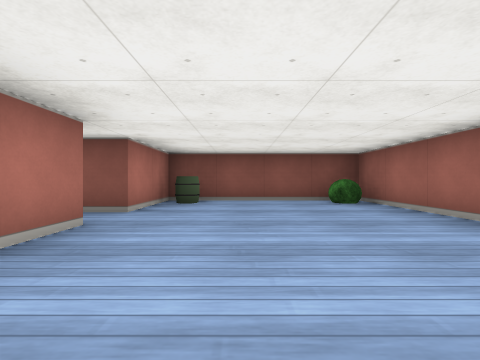
View 1 (above)

16 first-person views from a walk through a cub3D ray-caster map. The camera is about half as high as the walls, looks level and sees 85° across. The floor is counted in squares. Each view is taken from the middle of a square. On the plan, view 1 faces up. The plan holds only what a view shows up to about 9 squares ahead; the rest is blank.

View 2
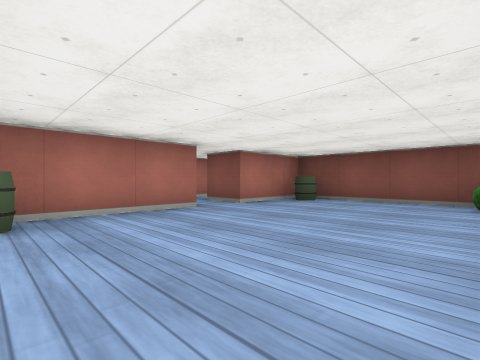

View 3
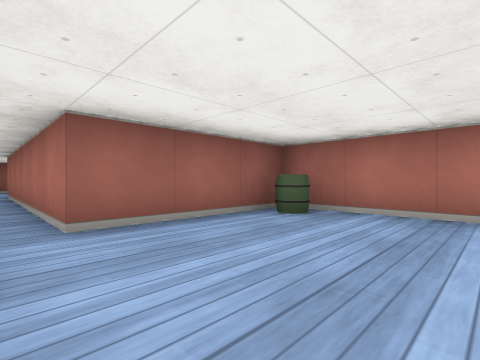

View 4
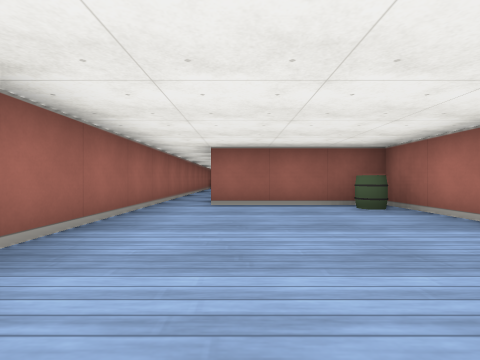

View 5
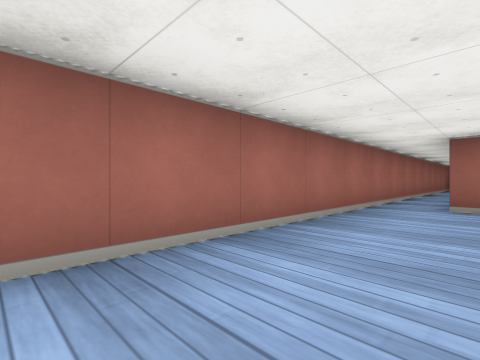

View 6
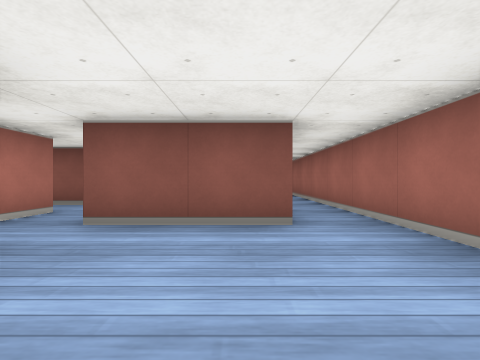

View 7
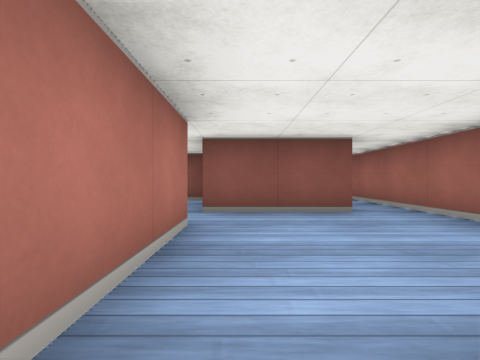

View 8
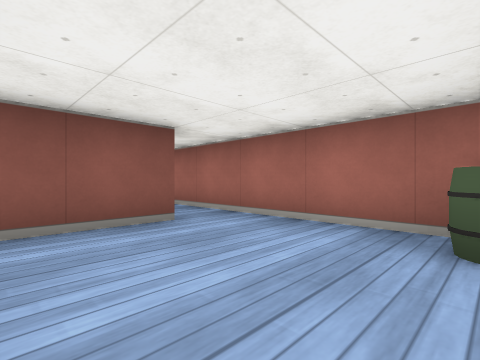

View 9
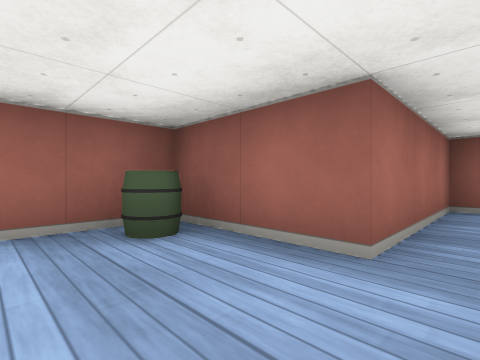

View 10
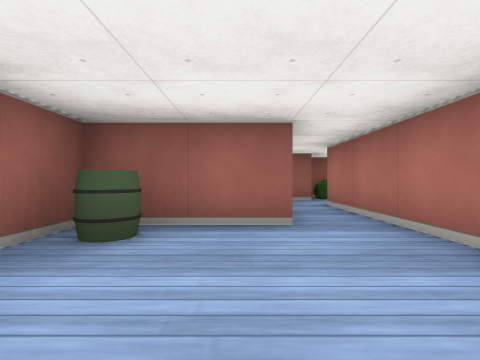

View 11
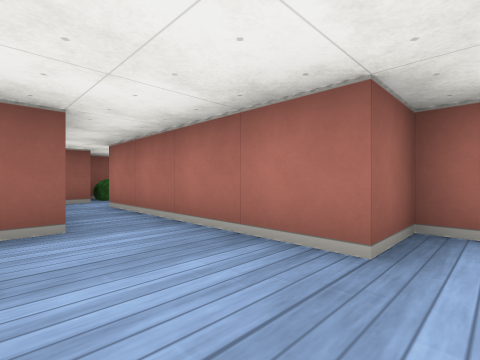

View 12
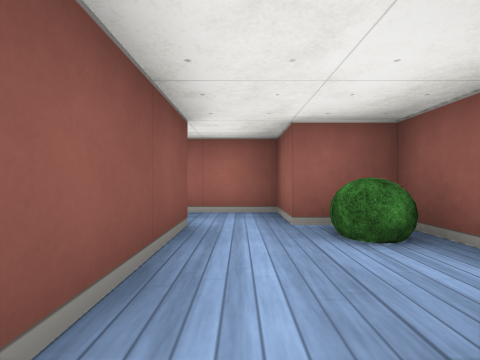

View 13
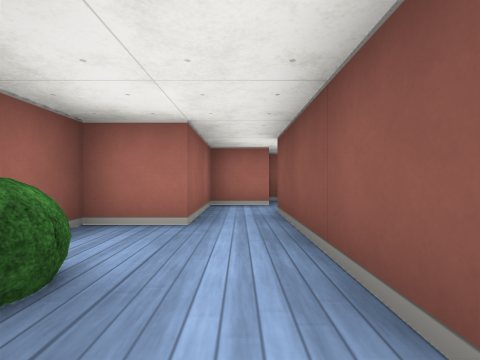

View 14
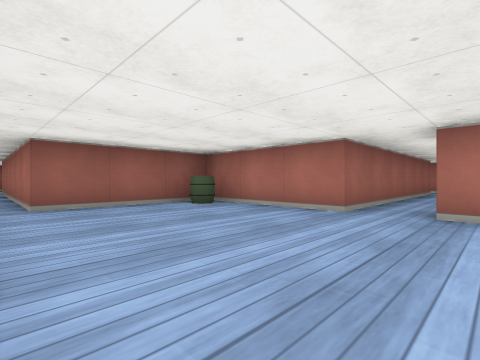

View 15
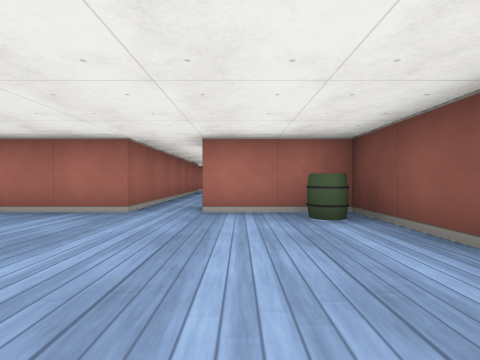

View 16
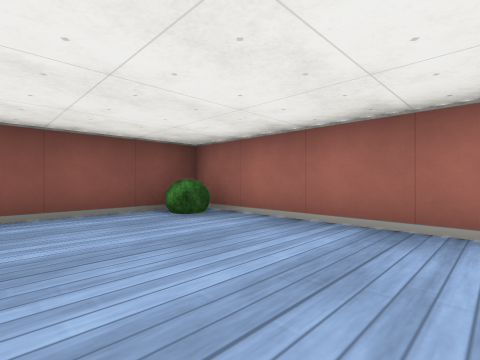

### Floor plan
Points are (right, up) in squares from view 1. A wall is a line through its corners. A room is listed if a view was taken in it or the views show most of it. See-through windows are left out.
Room 1 (views 1, 2, 3, 4, 5, 14, 15, 16)
walls: (-1.5, 2.5) (-1.5, -0.5) (1.5, -0.5); (2.5, -0.5) (2.5, 5.5) (-1.5, 5.5) (-1.5, 3.5)
ways out: opening at (2, 0) to room 2; opening at (-2, 3)
objects: barrel (-1, 0); barrel (-1, 5); bush (2, 5)
Room 2 (views 6, 8, 9, 10, 11)
walls: (-1.5, -6.5) (-1.5, -7.5) (-0.5, -7.5) (-0.5, -9.5); (0.5, -9.5) (2.5, -9.5) (2.5, -0.5); (1.5, -0.5) (1.5, -6.5) (-0.5, -6.5)
ways out: opening at (2, 0) to room 1; opening at (0, -10.5) to room 3; opening at (-1, -6)
objects: barrel (2, -9)
Room 3 (views 7, 13)
walls: (-2.5, -12.5) (-2.5, -13.5) (-0.5, -13.5) (-0.5, -12.5) (0.5, -12.5) (0.5, -9.5); (-0.5, -9.5) (-0.5, -11.5) (-2.5, -11.5)
ways out: opening at (0, -10.5) to room 2; opening at (-3, -12) to room 4
objects: bush (-1, -13)
Room 4 (view 12)
walls: (-4.5, -11.5) (-4.5, -12.5) (-2.5, -12.5); (-2.5, -11.5) (-3.5, -11.5); (-0.8, -4.5) (-2.2, -4.5)
ways out: opening at (-3, -12) to room 3; opening at (-2.5, -5)

Where each view was taken, in squares from view 1:
view 1: 0 up, 0 right, facing up
view 2: 0 up, 2 right, facing up-left
view 3: 2 up, 2 right, facing down-left
view 4: 4 up, 1 right, facing down
view 5: 4 up, 1 right, facing down-right
view 6: 9 down, 1 right, facing up
view 7: 10 down, 0 right, facing up
view 8: 9 down, 0 right, facing up-right
view 9: 8 down, 0 right, facing down-right
view 10: 7 down, 1 right, facing down
view 11: 7 down, 1 right, facing down-left
view 12: 12 down, 3 left, facing right
view 13: 12 down, 0 right, facing left
view 14: 4 up, 2 right, facing down-left
view 15: 4 up, 2 right, facing left
view 16: 2 up, 0 right, facing up-right
